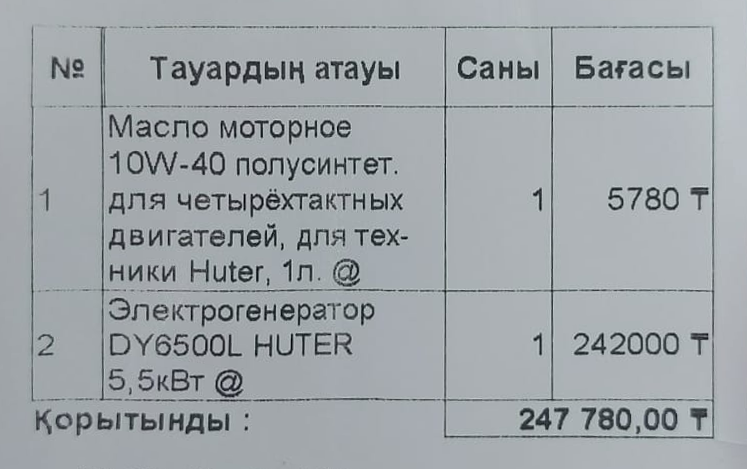
#> input picture App/tests/fixtures/reviewed_row_split.png, 747 x 469 px
$ python -i grid_line_preprocessing.py   (imports and definitions only)
#> lines starting #> are read from the running program, lines starting #| are printed output that depends on the picture; after the words box and inside, x2 and y2 are one past the last pixel; in counts of white or black regions, pixels touching at a corner belong together
#> further down, picture is the input picture: shape (469, 747, 3); mean B, G, R 169.6, 165.8, 160.1
"""Experimental preprocessing for vertical table-grid enhancement before OCR.

This filter targets the "thickened vertical lines" idea from the grid-separation
hypothesis: it darkens and slightly widens near-vertical dark strokes while leaving
most text glyphs untouched. The goal is to reduce the chance of a grid boundary
being treated as text, not to aggressively transform the whole document.
"""
from __future__ import annotations

import argparse
import json
from pathlib import Path

import cv2
import numpy as np
from rapidocr_onnxruntime import RapidOCR

ROOT = Path(__file__).resolve().parents[1]
MODEL = ROOT / "models/cyrillic_PP-OCRv5_rec_mobile.onnx"


def enhance_vertical_grid(image, line_width=2, threshold=185, strength=0.90, max_component_width=7, min_component_height_ratio=0.18, risk_fraction=0.08):
    """Apply a conservative vertical-grid enhancement only for thin, elongated dark rules.

    The filter is deliberately narrow: it keeps only connected components that look
    like a printed rule (very thin vertical strokes spanning a large fraction of the
    row height) and ignores broad or diagonal dark shapes that are more likely text.
    If the candidate mask is too large or too text-like, it bails out and returns the
    original image.
    """
#> called with line_width = 2, threshold = 185, strength = 0.9, max_component_width = 7, min_component_height_ratio = 0.18, risk_fraction = 0.08
    if image is None:
        raise ValueError("Image is required.")
    rgb = image.copy()
    if image.ndim == 2:
        gray = image.astype(np.uint8)
    else:
        gray = cv2.cvtColor(image, cv2.COLOR_BGR2GRAY)

    blur = cv2.GaussianBlur(gray, (5, 5), 0)
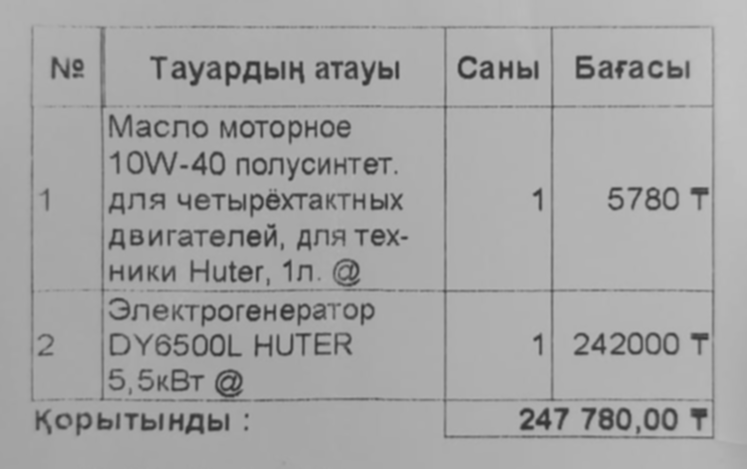
#> blur: shape (469, 747); min 47, max 195, mean 164.6
    dark = blur < threshold
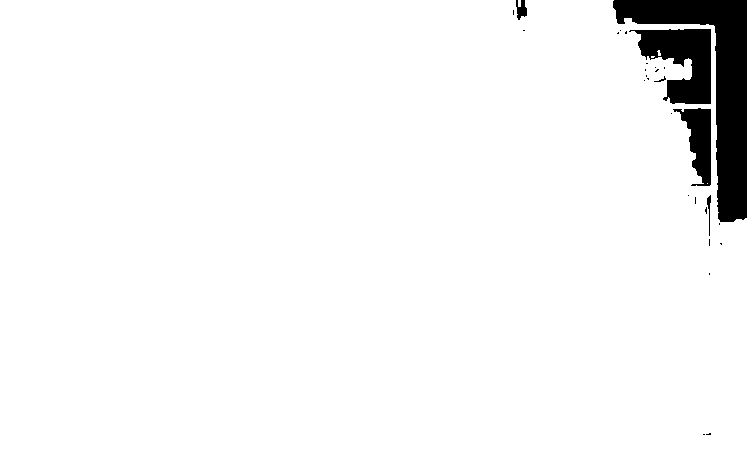
#> dark: shape (469, 747) bool; 95.9% white; 29 black regions (23 under 20 px), largest, box (x1, y1, x2, y2) and area: (613, 0, 747, 222) 9120, (629, 29, 711, 104) 3561, (673, 108, 711, 186) 1546, (516, 0, 527, 20) 143, (707, 195, 711, 236) 67, (654, 76, 666, 82) 21
    if not np.any(dark):
        return rgb

    # Keep only very thin dark structures with strong vertical elongation.
    vertical_strokes = cv2.morphologyEx(dark.astype(np.uint8), cv2.MORPH_CLOSE, np.ones((5, 1), np.uint8))
#> vertical_strokes: shape (469, 747); values 0 (black) and 1 (white), 95.9% white; 9 black regions (4 under 20 px), largest, box (x1, y1, x2, y2) and area: (613, 0, 747, 222) 9112, (639, 29, 711, 104) 3503, (680, 108, 711, 186) 1501, (516, 0, 527, 20) 140, (707, 195, 711, 236) 67
    vertical_strokes = cv2.morphologyEx(vertical_strokes, cv2.MORPH_OPEN, np.ones((1, max(1, line_width)), np.uint8))
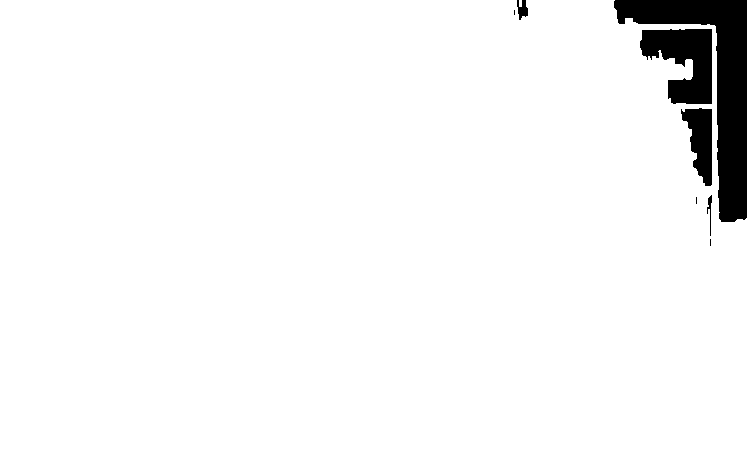
#> vertical_strokes: shape (469, 747); values 0 (black) and 1 (white), 96% white; 8 black regions (3 under 20 px), largest, box (x1, y1, x2, y2) and area: (614, 0, 747, 222) 8894, (640, 29, 712, 104) 3505, (681, 108, 712, 186) 1504, (517, 0, 528, 20) 140, (707, 195, 712, 236) 76

    num_labels, labels, stats, _ = cv2.connectedComponentsWithStats(vertical_strokes, connectivity=8)
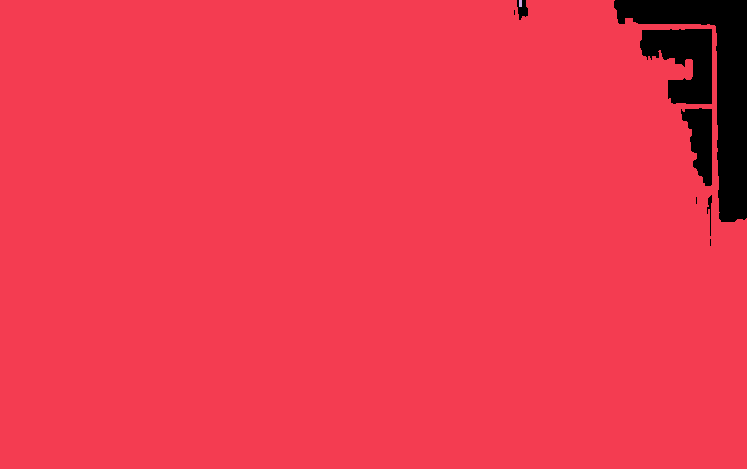
#> labels: shape (469, 747) int32; 3 distinct labels, from 0 to 2; one colour per label, 0 black
#> num_labels = 3; stats = [[514, 0, 233, 246, 14138], [0, 0, 747, 469, 336184], [519, 0, 3, 7, 21]]
    mask = np.zeros_like(vertical_strokes, dtype=np.uint8)
    height = labels.shape[0]
#> height = 469
    width = labels.shape[1]
#> width = 747
    min_height = max(8, int(height * min_component_height_ratio))
#> min_height = 84

    for label_index in range(1, num_labels):
        x, y, w, h, area = stats[label_index]
        if w <= 0 or h <= 0:
            continue
        if w > max_component_width:
            continue
        if h < min_height:
            continue
        if w / max(1, h) > 0.18:
            continue
        mask[y:y + h, x:x + w] |= (labels[y:y + h, x:x + w] == label_index)
#> this loop made 2 passes
#> mask: shape (469, 747); every value is 0

    if not np.any(mask):
        return rgb

    if mask.mean() > risk_fraction:
        return rgb

    kernel = np.ones((1, max(1, line_width)), dtype=np.uint8)
    mask = cv2.dilate(mask, kernel, iterations=1)
    mask = cv2.morphologyEx(mask, cv2.MORPH_CLOSE, kernel)

    if image.ndim == 2:
        processed = rgb.copy()
        processed[mask > 0] = np.clip(processed[mask > 0] * strength, 0, 255).astype(np.uint8)
        return processed

    masked = np.repeat(mask[:, :, None], 3, axis=2)
    processed = rgb.copy()
    processed[masked > 0] = np.clip(processed[masked > 0] * strength, 0, 255).astype(np.uint8)
    return processed


# [101 lines left out: functions crop_table_region, run_ocr, collect_photo_entries, evaluate_dataset, main, not called in this run]


# [2 lines not run here, left out]

>>> import cv2
>>> picture = cv2.imread('tests/fixtures/reviewed_row_split.png')
>>> result = enhance_vertical_grid(picture)
